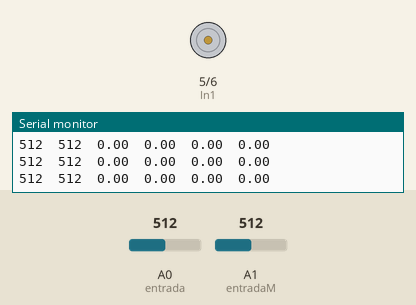
Bench run of a sketch on a simulated Arduino Uno, built with avr-gcc and run on an emulated ATmega328P. On the bench: motor-driver pin pairs drawn as motors (green arrow = first pin HIGH = forward, orange = second pin HIGH = backward, longer = more drive), the last lines printed to the serial monitor. Inputs (shaded band) come from the test bench; at power-on: A0 (entrada) = 512, A1 (entradaM) = 512.

Above: at 1.2 s.
1.3 s: A0 (entrada) set to 716
At 2.1 s:
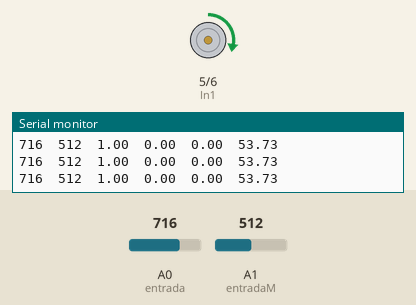
2.8 s: A1 (entradaM) set to 306
At 4.0 s:
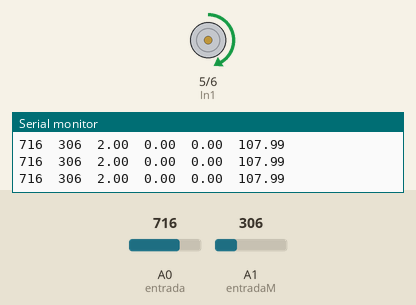
4.3 s: A0 (entrada) set to 245
At 5.5 s:
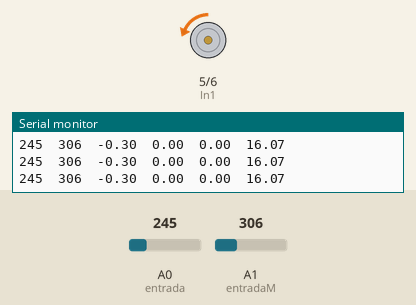
5.8 s: A1 (entradaM) set to 511
At 6.7 s:
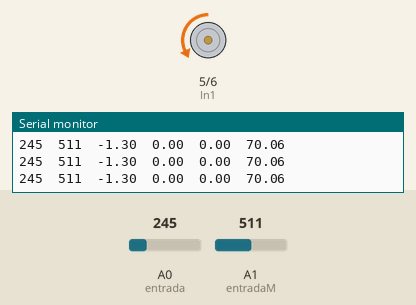
7.3 s: A1 (entradaM) set to 716
At 7.8 s:
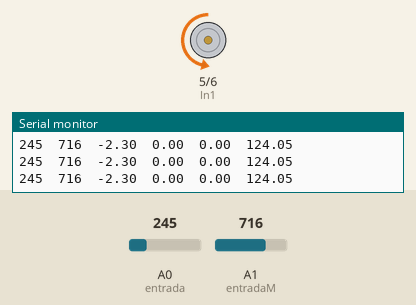
8.8 s: A1 (entradaM) set to 122
At 10.2 s:
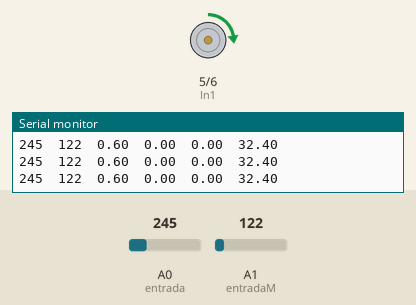
Timing chart, 0 to 11.3 s (numbered marks = the images above; inputs shaded):
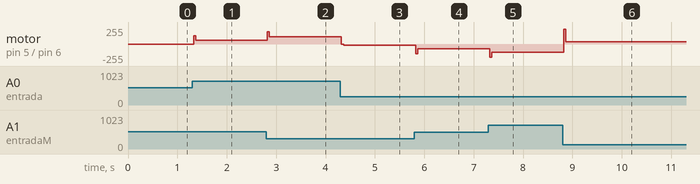

The sketch:

PID_motor_DC.ino
```cpp
//Control PID de un motor CD

//PINES DEL ARDUINO
int entrada = A0;
int entradaM = A1;

int In1 = 5;
int In2 = 6;

//VARIABLES Y CONSTANTES
int PotD, PotM;
float ei, ed;
int e;
float error, eUlt;
float PID;

int t = 17;
float Kp = 53.8873;
float Ki = 299.73;
float Kd = 5.5984;

int Wd= 0.005;

void setup() {
  Serial.begin(9600);
  pinMode(In1,OUTPUT);
  pinMode(In2,OUTPUT);
}

void loop() {
  PotD = analogRead(entrada);
  PotM = analogRead(entradaM);

  e = PotD - PotM;
  error = float(e)*5.0/1023.0;

  if( error< Wd && error>-Wd)  ei += e*t/1000.0;
  else ei = 0;
  ed = (error - eUlt)/t*1000.0;
  PID = abs(Kp*error + Ki*ei + Kd*ed);
  eUlt = error;


  if( error>0 )  {
    analogWrite(In1,PID);
    digitalWrite(In2,LOW);
  }
  if( error<0 )  {
    digitalWrite(In1,LOW);
    analogWrite(In2,PID);
  }
  if (PID > 255)  PID = 255;

  Serial.print(PotD);
  Serial.print("  ");
  Serial.print(PotM);
  Serial.print("  ");
  Serial.print(error);
  Serial.print("  ");
  Serial.print(ei);
  Serial.print("  ");
  Serial.print(ed);
  Serial.print("  ");
  Serial.println(PID);
  delay(t);
}
```

Measured:
- after the input at 1.3 s, motor on pin 5 (In1) / pin 6 (In2): stopped → forward 53/255 at once
- after the input at 2.8 s, motor on pin 5 (In1) / pin 6 (In2): forward 53/255 → forward 107/255 at once
- after the input at 4.3 s, motor on pin 5 (In1) / pin 6 (In2): forward 107/255 → backward 16/255 at once
- after the input at 5.8 s, motor on pin 5 (In1) / pin 6 (In2): backward 16/255 → backward 70/255 at once
- after the input at 7.3 s, motor on pin 5 (In1) / pin 6 (In2): backward 70/255 → backward 124/255 at once
- after the input at 8.8 s, motor on pin 5 (In1) / pin 6 (In2): backward 124/255 → forward 32/255 at once
